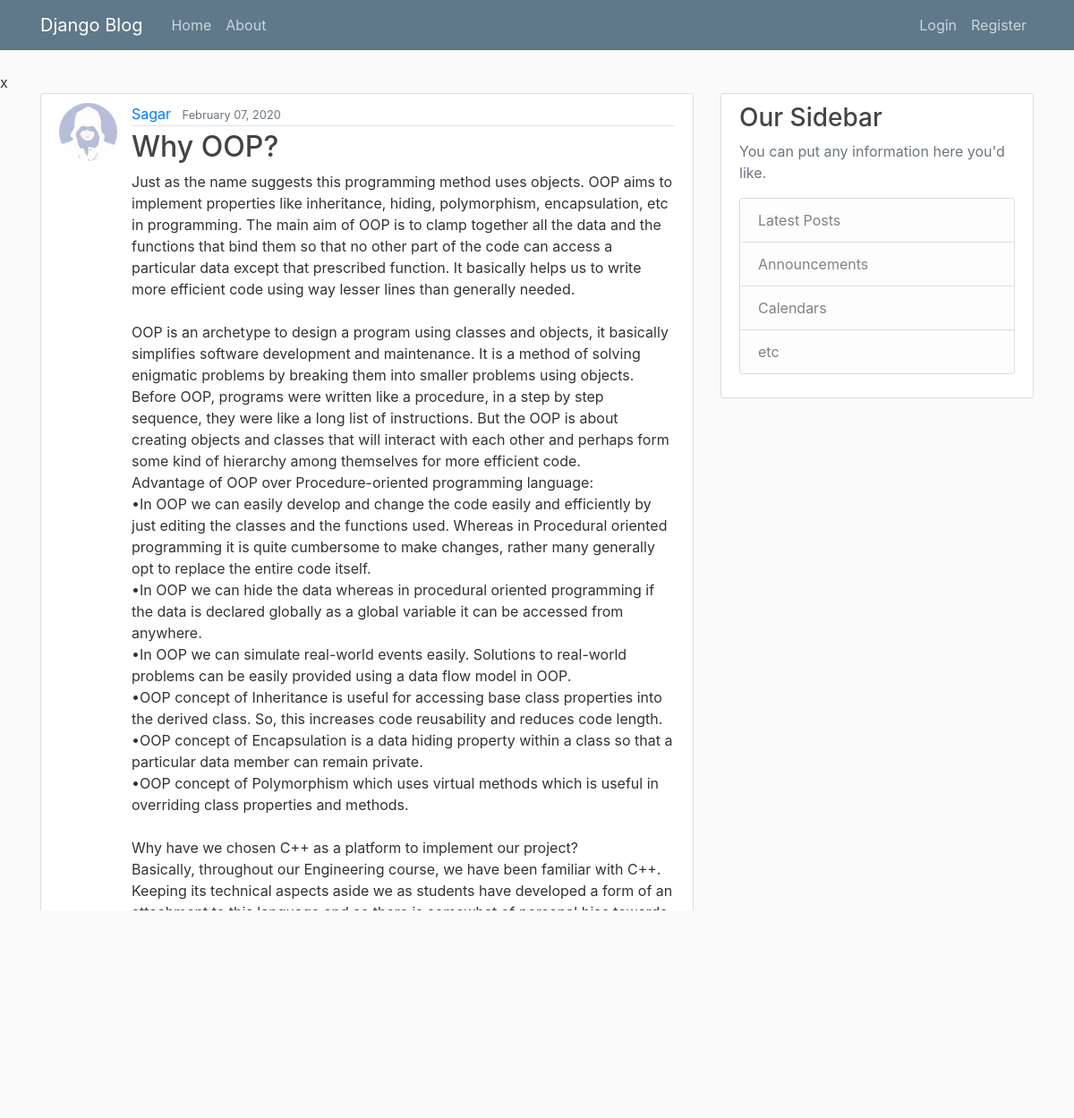
The app's page /post/2/ with its own data.
### blog/models.py (models this page shows, shortened)
class Post(models.Model):
    title = models.CharField(max_length=100)
    content = models.TextField()
    date = models.DateTimeField(default=timezone.now)
    author = models.ForeignKey(User,on_delete= models.CASCADE)

### users/models.py (models this page shows, shortened)
class Profile(models.Model):
    user = models.OneToOneField(User, on_delete=models.CASCADE) #cascade means if user is deleted, profile is deleted too
    image = models.ImageField(default='default.jpg',upload_to='profile_pics')

### blog/views.py (the view)
# urls.py: path('post/<int:pk>/', PostDetailView.as_view(), name='post-detail'),
class PostDetailView(DetailView):
    model = Post

### blog/templates/blog/post_detail.html (shortened to what this page needs)
{%extends "blog/base.html" %}
{%block content%}
    <article class="media content-section back">
        <img class= "rounded-circle article-img" src="{{object.author.profile.image.url}}">
      <div class="media-body">
        <div class="article-metadata">
          <a class="mr-2" href="{%url 'user-posts' object.author.username%}">{{ object.author }}</a>
          <small class="text-muted">{{ object.date|date:"F d, Y" }}</small>
        </div>
        <h2 "article-title" href="#">{{ object.title }}</h2>
        <p class="article-content">{{ object.content }}</p>
      </div>
    </article>
{%endblock content%}

### blog/static/blog/main.css (style rules this page uses)
body { background: #fafafa; color: #333333; margin-top: 5rem; }
h1, h2, h3, h4, h5, h6 { color: #444444; }
.content-section { background: #ffffff; padding: 10px 20px; border: 1px solid #dddddd; border-radius: 3px; margin-bottom: 20px; }
.article-content { white-space: pre-line; }
.article-img { height: 65px; width: 65px; margin-right: 16px; }
.article-metadata { padding-bottom: 1px; margin-bottom: 4px; border-bottom: 1px solid #e3e3e3 }

### records on screen
Post: author.profile.image (placeholder picture), author "Sagar", date "February 07, 2020", title "Why OOP?", content "Just as the name suggests this programming method uses objects. OOP aims to implement properties like inheritance, hiding, polymorphism, encapsulation, etc in programming. The main aim of OOP is to clamp together all the data and the functions that bind them so that no other part of the code can access a particular data except that prescribed function. It basically helps us to write more efficient code using way lesser lines than generally needed. OOP is an archetype to design a program using classes and objects, it basically simplifies software development and maintenance. It is a method of solving enigmatic problems by breaking them into smaller problems using objects. Before OOP,…"
